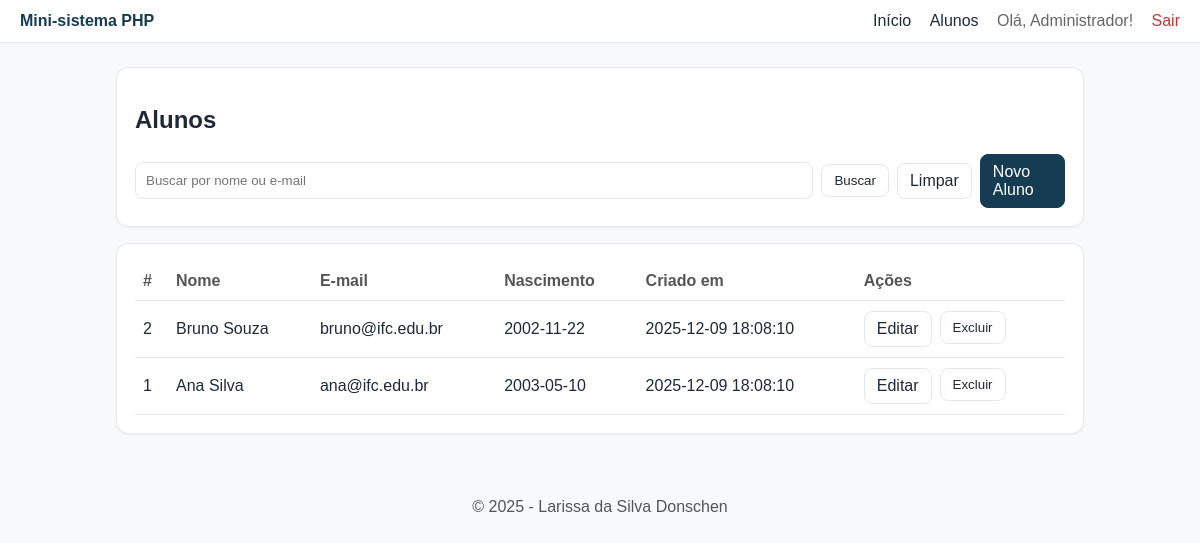
The page /alunos/index.php (signed in) on the database its author committed.
### tables this page shows
CREATE TABLE IF NOT EXISTS alunos (
  id INT AUTO_INCREMENT PRIMARY KEY,
  nome VARCHAR(120) NOT NULL,
  email VARCHAR(160) NOT NULL UNIQUE,
  data_nascimento DATE NULL,
  criado_em TIMESTAMP DEFAULT CURRENT_TIMESTAMP
);

### auth/functions.php (called while the page is built, shortened)
<?php
function esta_autenticado() {
    return isset($_SESSION['usuario_id']) && $_SESSION['usuario_id'] > 0;
}
function usuario_logado() {
    return [
        'id' => $_SESSION['usuario_id'],
        'nome' => $_SESSION['usuario_nome'] ?? '',
        'email' => $_SESSION['usuario_email'] ?? ''
    ];
}

### alunos/index.php (the view, shortened to what this page needs)
<?php
require_once __DIR__ . '/../config/db.php';
include __DIR__ . '/../includes/header.php';
$busca = isset($_GET['q']) ? trim($_GET['q']) : '';
$sql = "SELECT id, nome, email, data_nascimento, criado_em FROM alunos";
$params = [];
$sql .= " ORDER BY id DESC";
$stmt = $pdo->prepare($sql);
$stmt->execute($params);
$alunos = $stmt->fetchAll();
?>
<div class="card">
  <h2>Alunos</h2>
  <form class="search" method="get" action="/alunos/index.php">
    <input class="input" type="text" name="q" placeholder="Buscar por nome ou e-mail" value="<?php echo htmlspecialchars($busca); ?>">
    <button class="btn" type="submit">Buscar</button>
    <a class="btn" href="/alunos/index.php">Limpar</a>
    <a class="btn primary" href="/alunos/create.php">Novo Aluno</a>
  </form>
</div>
<div class="card">
  <table class="table">
    <thead>
      <tr>
        <th>#</th>
        <th>Nome</th>
        <th>E-mail</th>
        <th>Nascimento</th>
        <th>Criado em</th>
        <th>Ações</th>
      </tr>
    </thead>
    <tbody>
      <?php foreach ($alunos as $a): ?>
        <tr>
          <td><?php echo (int)$a['id']; ?></td>
          <td><?php echo htmlspecialchars($a['nome']); ?></td>
          <td><?php echo htmlspecialchars($a['email']); ?></td>
          <td><?php echo htmlspecialchars($a['data_nascimento'] ?? ''); ?></td>
          <td><?php echo htmlspecialchars($a['criado_em']); ?></td>
          <td class="actions">
            <a class="btn" href="/alunos/edit.php?id=<?php echo (int)$a['id']; ?>">Editar</a>
            <form method="post" action="/alunos/delete.php" onsubmit="return confirm('Excluir este aluno?');" style="display:inline;">
              <button class="btn" type="submit">Excluir</button>
            </form>
          </td>
        </tr>
      <?php endforeach; ?>
    </tbody>
  </table>
</div>
<?php include __DIR__ . '/../includes/footer.php'; ?>

### includes/header.php (shortened to what this page needs)
<?php
require_once __DIR__ . '/../auth/functions.php';
?>
<!DOCTYPE html>
<html lang="pt-br">
<head>
  <link rel="stylesheet" href="/assets/css/style.css">
</head>
<body>
<?php include __DIR__ . '/menu.php'; ?>
<main class="container">

### includes/menu.php
<?php
$usuario = usuario_logado();
?>
<header class="topbar">
  <div class="brand">Mini-sistema PHP</div>
  <nav class="nav">
    <a href="/index.php">Início</a>
    <a href="/alunos/index.php">Alunos</a>
    <?php if ($usuario): ?>
      <span style="margin-left: 14px; color: #666;">Olá, <?php echo htmlspecialchars(explode(' ', $usuario['nome'])[0]); ?>!</span>
      <a href="/auth/logout.php" style="color: #c33;">Sair</a>
    <?php endif; ?>
  </nav>
</header>

### includes/footer.php (shortened to what this page needs)
</main>
<footer class="footer">
  <p>© <?php echo date('Y'); ?> - Larissa da Silva Donschen</p>
</footer>
</body>
</html>

### assets/css/style.css (style rules this page uses)
:root { --bg: #f7f9fb; --fg: #1f2937; --brand: #153C52; --border: #e5e7eb; }
* { box-sizing: border-box; }
body { margin: 0; font-family: Arial, Helvetica, sans-serif; background: var(--bg); color: var(--fg); }
.topbar { background: white; border-bottom: 1px solid var(--border); display: flex; align-items: center; justify-content: space-between; padding: 12px 20px; position: sticky; top: 0; z-index: 10; }
.brand { color: var(--brand); font-weight: 700; }
.nav a { margin-left: 14px; text-decoration: none; color: var(--fg); }
.container { max-width: 1000px; margin: 24px auto; padding: 0 16px; }
.card { background: white; border: 1px solid var(--border); border-radius: 12px; padding: 18px; margin-bottom: 16px; box-shadow: 0 1px 2px rgba(0,0,0,0.04); }
.table { width: 100%; border-collapse: collapse; }
.table th, .table td { padding: 10px 8px; border-bottom: 1px solid var(--border); }
.table th { text-align: left; color: #555; }
.btn { display: inline-block; padding: 8px 12px; border-radius: 8px; border: 1px solid var(--border); text-decoration: none; color: var(--fg); background: white; }
.btn.primary { background: var(--brand); color: white; border-color: var(--brand); }
.input, select { width: 100%; padding: 10px; border-radius: 8px; border: 1px solid var(--border); background: white; }
.actions { display: flex; gap: 8px; }
.footer { text-align: center; padding: 24px; color: #555; }
.search { display: flex; gap: 8px; align-items: center; }

### rows shown on the page
alunos: id "2", nome "Bruno Souza", email "bruno@ifc.edu.br", data_nascimento "2002-11-22", criado_em "2025-12-09 18:08:10"
alunos: id "1", nome "Ana Silva", email "ana@ifc.edu.br", data_nascimento "2003-05-10", criado_em "2025-12-09 18:08:10"

### other values the page prints
explode(' ', $usuario['nome'])[0] "Administrador"
